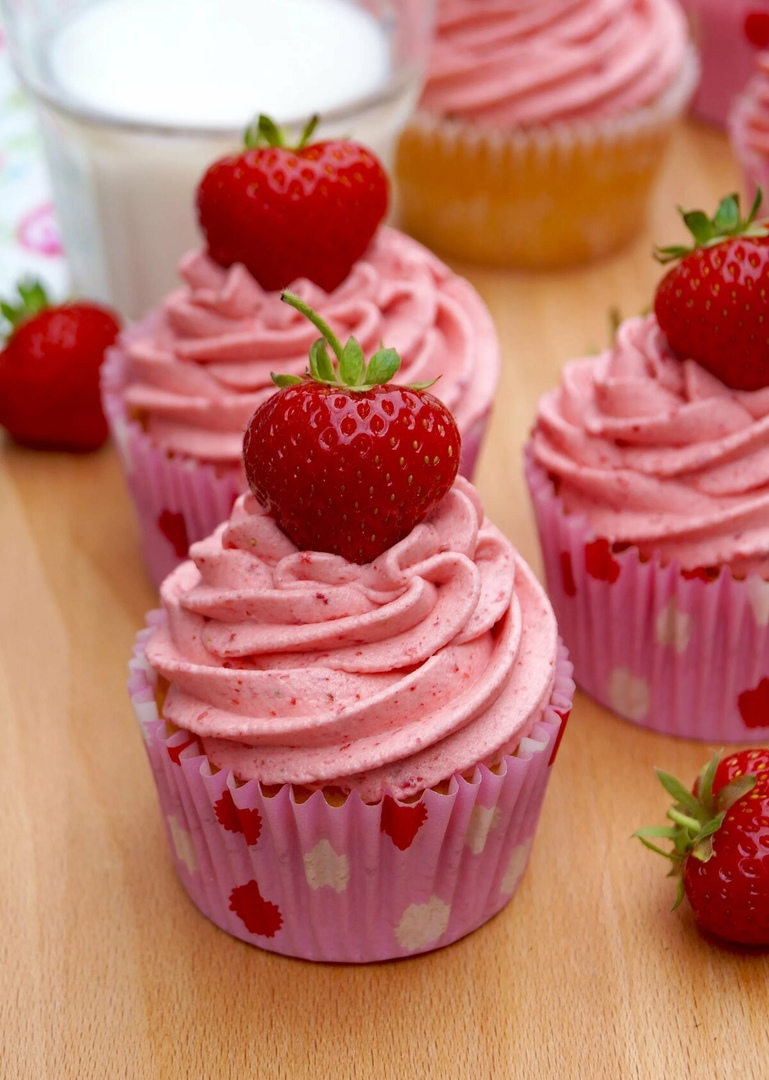
#> input picture L5/img.jpg, 769 x 1080 px
$ jupyter execute L5.ipynb
#> lines starting #> are read from the running program, lines starting #| are printed output that depends on the picture; after the words box and inside, x2 and y2 are one past the last pixel; in counts of white or black regions, pixels touching at a corner belong together
## Лабораторная работа №5

Задание: Выделить ягоды

[cell 1]
import matplotlib.pyplot as plt
import cv2 as cv
import numpy as np
from matplotlib import colors
from matplotlib.colors import hsv_to_rgb


image = cv.imread('img.jpg')
#> image is the input picture: shape (1080, 769, 3); mean B, G, R 104.2, 118.1, 189.3
image_rgb = cv.cvtColor(image, cv.COLOR_BGR2RGB)

[cell 2]
r, g, b = cv.split(image_rgb)
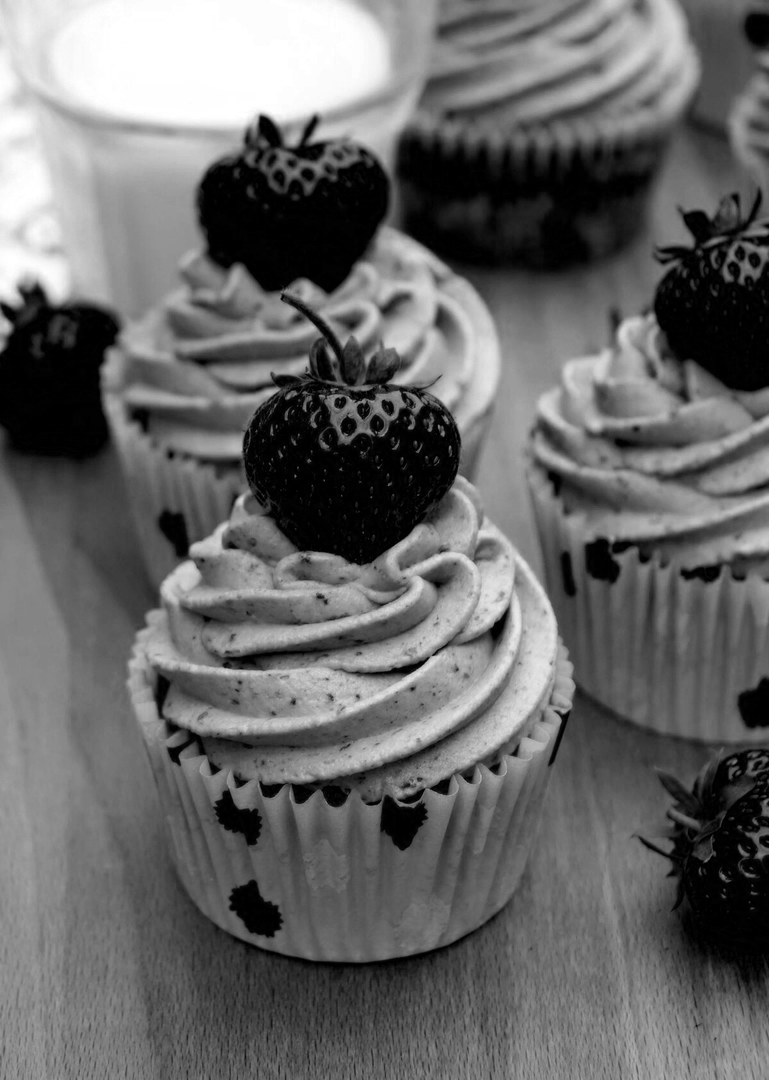
#> b: shape (1080, 769); min 0, max 255, mean 104.2
fig = plt.figure()
axis = fig.add_subplot(1, 1, 1, projection="3d")
pixel_colors = image_rgb.reshape((np.shape(image_rgb)[0]*np.shape(image_rgb)[1], 3))
norm = colors.Normalize(vmin=-1.,vmax=1.)
norm.autoscale(pixel_colors)
pixel_colors = norm(pixel_colors).tolist()
#> pixel_colors = 830520 items
axis.scatter(r.flatten(), g.flatten(), b.flatten(), facecolors=pixel_colors, marker=".")
axis.set_xlabel("Red")
axis.set_ylabel("Green")
axis.set_zlabel("Blue")
plt.show()

[cell 3]
image_hsv = cv.cvtColor(image_rgb, cv.COLOR_RGB2HSV)
#> image_hsv: shape (1080, 769, 3); mean H, S, V 73.7, 131.5, 190

[cell 4]
h, s, v = cv.split(image_hsv)
fig = plt.figure()
axis = fig.add_subplot(1, 1, 1, projection="3d")

axis.scatter(h.flatten(), s.flatten(), v.flatten(), facecolors=pixel_colors, marker=".")
axis.set_xlabel("Hue")
axis.set_ylabel("Saturation")
axis.set_zlabel("Value")

axis.azim = -90
axis.dist = 11
axis.elev = 75

plt.show()

[cell 5]
img_i = 0
gs = plt.GridSpec(1, 1)
plt.figure(figsize=(10, 10))

plt.subplot(gs[img_i])
plt.imshow(image_rgb)
plt.title('Исходное изображение')
plt.xticks([]), plt.yticks([])
img_i += 1

plt.show()

[cell 6]
range_hs = [
            [0, 4],
            [5, 7],
            [28, 29],
            [30, 31],
            [32, 49],
            [177, 178],
            [179, 180],
            ]

masks_h = [cv.inRange(h, range_h[0], range_h[1]) for range_h in range_hs]
#> masks_h = 7 items
mask_h = cv.inRange(h, -1, -1)
#> mask_h: shape (1080, 769); every value is 0
for i in range(len(masks_h)):
    mask_h = mask_h | masks_h[i]
#> this loop made 7 passes
#> pass 1, `mask_h = mask_h | masks_h[i]`:
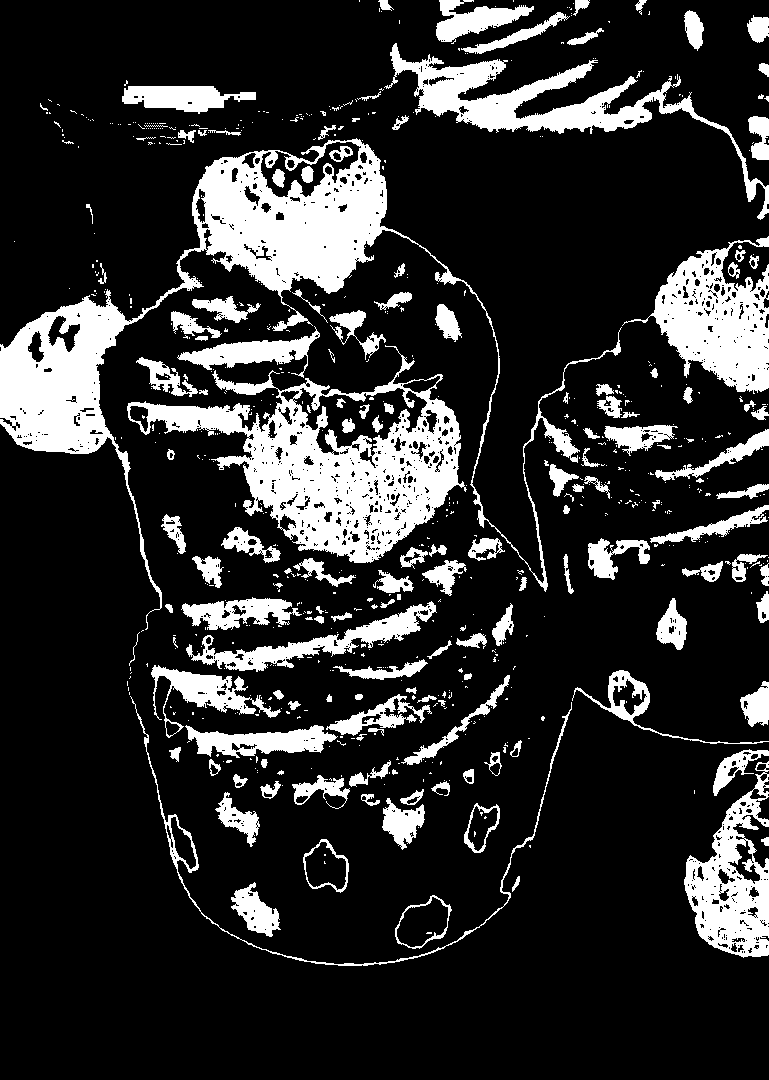
#> mask_h: shape (1080, 769); 18% white; 696 white regions (546 under 20 px), largest, box (x1, y1, x2, y2) and area: (0, 138, 622, 630) 35397, (127, 345, 467, 563) 25532, (622, 236, 769, 394) 10603
#> after the loop: mask_h: shape (1080, 769); 38.1% white; 356 white regions (285 under 20 px), largest, box (x1, y1, x2, y2) and area: (0, 108, 769, 967) 254471, (316, 0, 769, 221) 33976, (122, 80, 256, 114) 2373
result_h = cv.bitwise_and(image_rgb, image_rgb, mask=mask_h)


img_i = 0
gs = plt.GridSpec(10, 2)
plt.figure(figsize=(10, 50))

plt.subplot(gs[img_i])
plt.hist(h.reshape(-1), np.max(h), [np.min(h), np.max(h)])
for range_h in range_hs:
    plt.vlines(range_h[0], 0, 100000, 'r'), plt.vlines(range_h[1], 0, 100000, 'r')
plt.title('Гистограмма h слоя')
img_i += 1

for i in range(len(masks_h)):
    plt.subplot(gs[img_i])
    plt.imshow(masks_h[i], cmap='gray')
    plt.title(f'Маска {range_hs[i][0]}-{range_hs[i][1]}')
    plt.xticks([]), plt.yticks([])
    img_i += 1
#> after the loop, img_i = 8

plt.subplot(gs[img_i])
plt.imshow(mask_h, cmap='gray')
plt.title('Маска')
plt.xticks([]), plt.yticks([])
img_i += 1
#> img_i = 9

plt.subplot(gs[img_i])
plt.imshow(result_h)
plt.title('Изображение с пикселями выделенного h слоя')
img_i += 1
#> img_i = 10

plt.show()
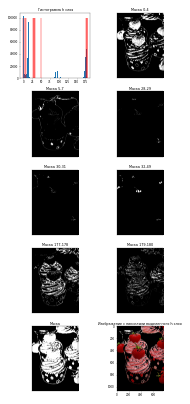
#> figure drawn by matplotlib, 10 panels; panel 1: tallest bar 102420 high, from x = 0 to 1

[cell 7]
range_ss = [
            [150, 255],
            ]

masks_s = [cv.inRange(s, range_s[0], range_s[1]) for range_s in range_ss]
#> masks_s = 1 item
mask_s = cv.inRange(s, -1, -1)
for i in range(len(masks_s)):
    mask_s = mask_s | masks_s[i]
#> this loop made 1 pass
result_s = cv.bitwise_and(image_rgb, image_rgb, mask=mask_s)
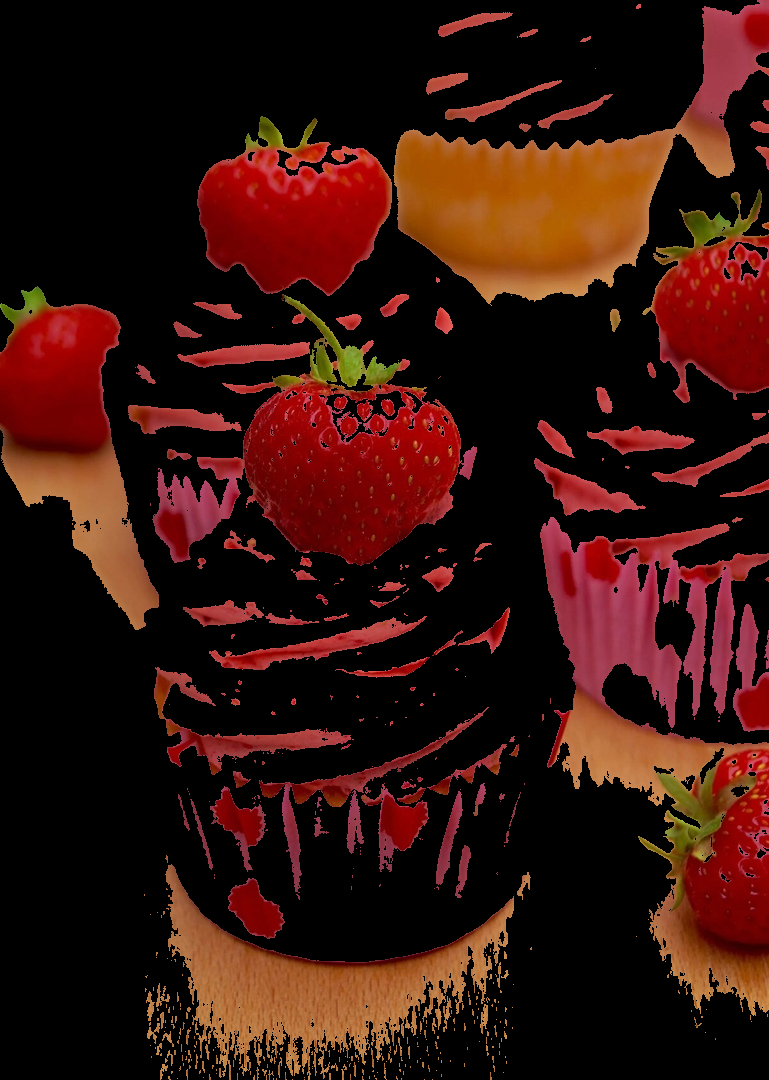
#> result_s: shape (1080, 769, 3); mean R, G, B 53.1, 19.1, 12.2


img_i = 0
gs = plt.GridSpec(10, 2)
plt.figure(figsize=(10, 50))

plt.subplot(gs[img_i])
plt.hist(s.reshape(-1), np.max(s), [np.min(s), np.max(s)])
for range_s in range_ss:
    plt.vlines(range_s[0], 0, 60000, 'r'), plt.vlines(range_s[1], 0, 60000, 'r')
plt.title('Гистограмма s слоя')
img_i += 1

for i in range(len(masks_s)):
    plt.subplot(gs[img_i])
    plt.imshow(masks_s[i], cmap='gray')
    plt.title(f'Маска {range_ss[i][0]}-{range_ss[i][1]}')
    plt.xticks([]), plt.yticks([])
    img_i += 1
#> this loop made 1 pass
#> img_i on pass 1: 2
#> after the loop, img_i = 2

plt.subplot(gs[img_i])
plt.imshow(mask_s, cmap='gray')
plt.title('Маска')
plt.xticks([]), plt.yticks([])
img_i += 1
#> img_i = 3

plt.subplot(gs[img_i])
plt.imshow(result_s)
plt.title('Изображение с пикселями выделенного s слоя')
img_i += 1
#> img_i = 4

plt.show()
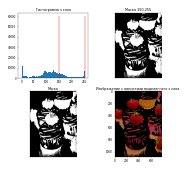
#> figure drawn by matplotlib, 4 panels; panel 1: tallest bar 52467 high, from x = 254 to 255

[cell 8]
range_vs = [
            [50, 100],
            [100, 150],
            [150, 160],
            [160, 170],
            [170, 180],
            ]

masks_v = [cv.inRange(v, range_v[0], range_v[1]) for range_v in range_vs]
#> masks_v = 5 items
mask_v = cv.inRange(v, -1, -1)
for i in range(len(masks_v)):
    mask_v = mask_v | masks_v[i]
#> this loop made 5 passes
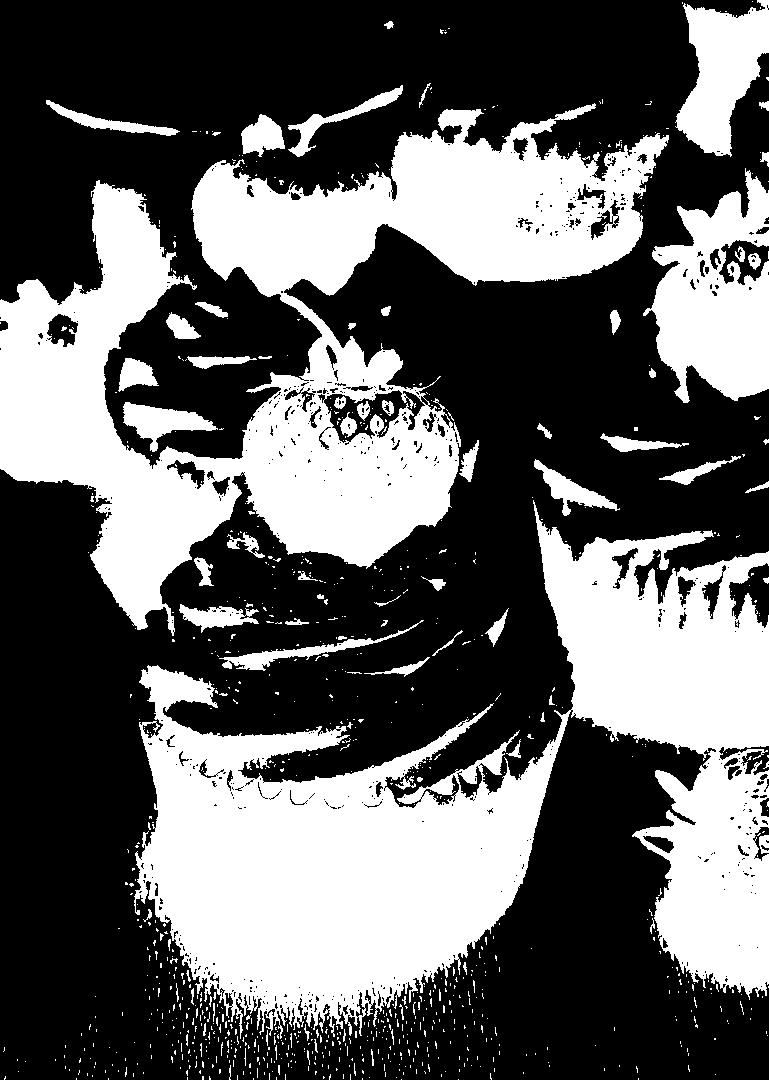
#> mask_v: shape (1080, 769); 38.4% white; 953 white regions (877 under 20 px), largest, box (x1, y1, x2, y2) and area: (134, 500, 769, 1039) 146044, (0, 103, 669, 636) 124678, (643, 168, 769, 403) 17600
result_v = cv.bitwise_and(image_rgb, image_rgb, mask=mask_v)


img_i = 0
gs = plt.GridSpec(10, 2)
plt.figure(figsize=(10, 50))

plt.subplot(gs[img_i])
plt.hist(v.reshape(-1), np.max(v), [np.min(v), np.max(v)])
for range_v in range_vs:
    plt.vlines(range_v[0], 0, 20000, 'r'), plt.vlines(range_v[1], 0, 20000, 'r')
plt.title('Гистограмма v слоя')
img_i += 1

for i in range(len(masks_v)):
    plt.subplot(gs[img_i])
    plt.imshow(masks_v[i], cmap='gray')
    plt.title(f'Маска {range_vs[i][0]}-{range_vs[i][1]}')
    plt.xticks([]), plt.yticks([])
    img_i += 1
#> after the loop, img_i = 6

plt.subplot(gs[img_i])
plt.imshow(mask_v, cmap='gray')
plt.title('Маска')
plt.xticks([]), plt.yticks([])
img_i += 1
#> img_i = 7

plt.subplot(gs[img_i])
plt.imshow(result_v)
plt.title('Изображение с пикселями выделенного v слоя')
img_i += 1
#> img_i = 8

plt.show()
#> figure, not shown here; panel 1: tallest bar 17174 high, from x = 254.2 to 255

[cell 9]
result = cv.bitwise_and(image_rgb, image_rgb, mask=mask_h & mask_h & mask_v)
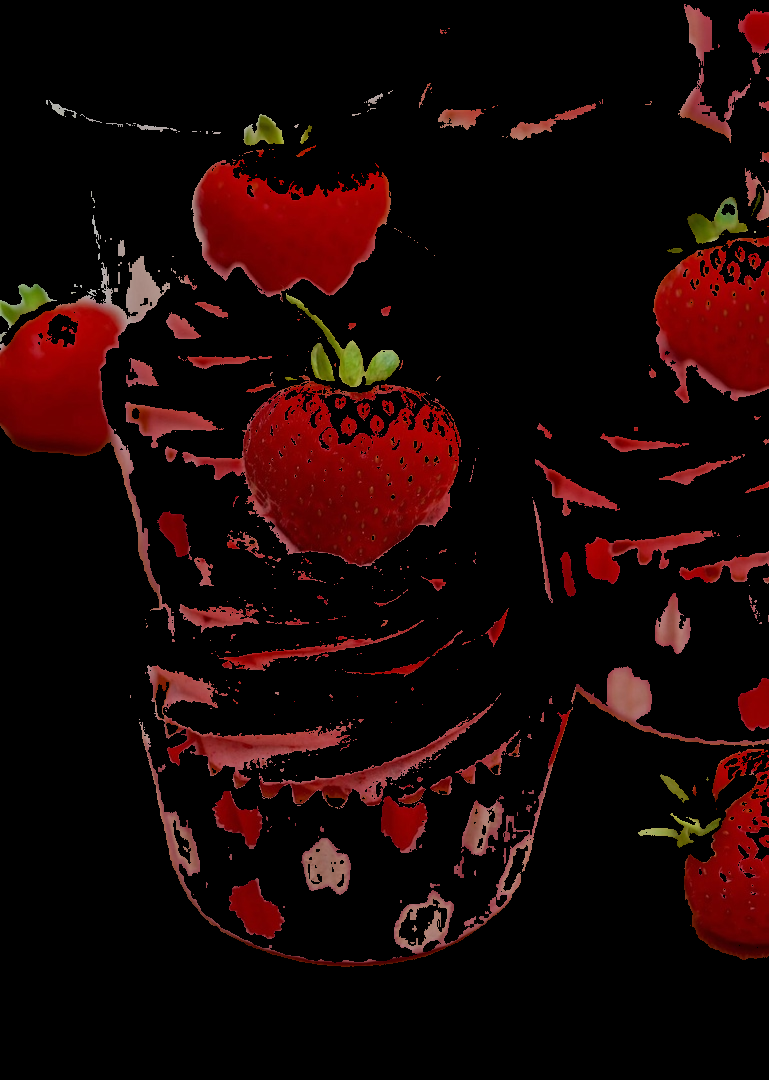
#> result: shape (1080, 769, 3); mean R, G, B 26, 6.3, 5.4


img_i = 0
gs = plt.GridSpec(1, 1)
plt.figure(figsize=(10, 10))

plt.subplot(gs[img_i])
plt.imshow(result)
plt.title('Результат')
plt.xticks([]), plt.yticks([])
img_i += 1

plt.show()
